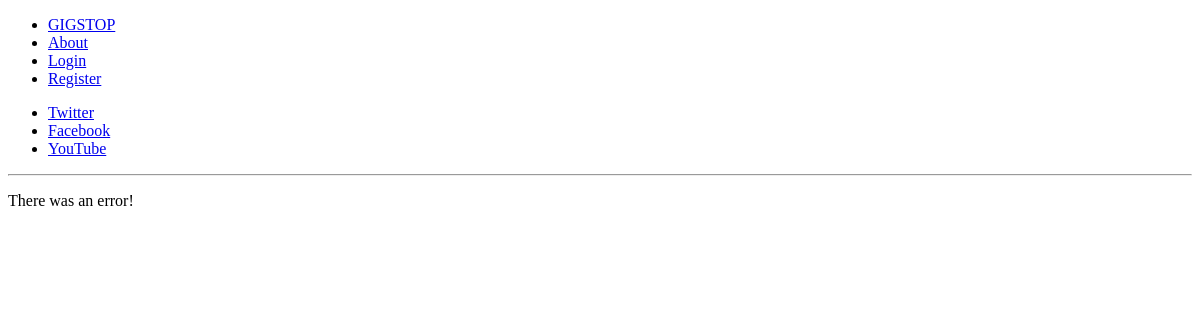
The app's page /app/, older data.
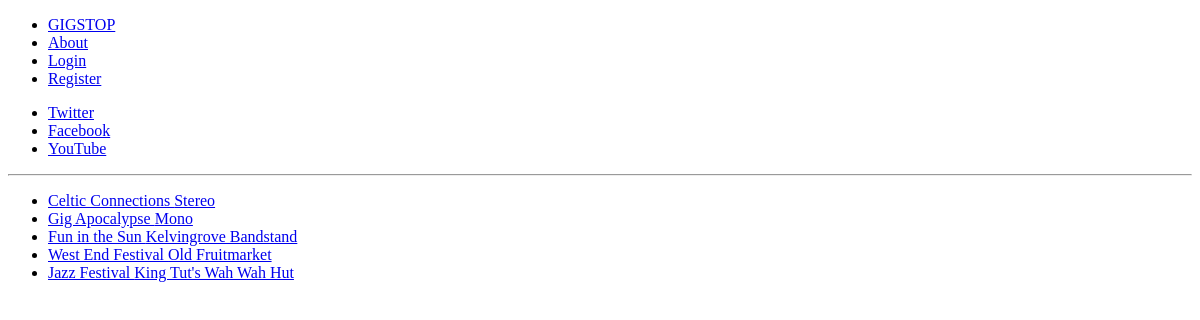
The same page, newer data.
### app/models.py (models this page shows, shortened)
class Event(models.Model):
        name = models.CharField(max_length=128, unique=True)
        time = models.DateTimeField()
        venue = models.ForeignKey(Venue)
        media = models.URLField()
        performer = models.ForeignKey(Performer)
        slug = models.SlugField()
        no_tickets = models.IntegerField(default=0)

class Venue(models.Model):
    name = models.CharField(max_length=128)
    address = models.CharField(max_length=256)
    contact = models.CharField(max_length=256)
    location = models.CharField(max_length=128)
    def __unicode__(self):  #For Python 2, use __str__ on Python 3
        return self.name

### app/views.py (the view)
def index(request):
    wallPopulate = Event.objects.order_by('-time')
    template = loader.get_template('Gigstop/index.html')
    context = RequestContext(request, {'wallPopulate':wallPopulate,})
    return HttpResponse(template.render(context))

### templates/Gigstop/index.html
{% extends 'Gigstop/base.html' %}
{% load staticfiles %}
{% block body_block %}
				{% if wallPopulate %}
					<ul>
						{% for Event in wallPopulate %}
							<li><a href="http://www.youtube.com/watch?v=k_LAZjLi3RU" target="blank"> {{ Event.media }} {{Event.name}} {{Event.venue}} </a> </li>
						{% endfor %}
					</ul>
				{% else %}
					<p>There was an error!</p>
				{% endif %}
		</div>
{% endblock %}

### templates/Gigstop/base.html (shortened to what this page needs)
<!DOCTYPE html>
{% load static %}
<html>
	<head>
	</head>
	<body>
		<div id="container">
			<header>
				<nav id="menu" class="nav">
					<div>
						<ul id="toolbar">
							<li><a href="{% url 'index' %}" id="Home">GIGSTOP</a></li>
							<li><a href="{% url 'about' %}" id="buyTickets">About</a></li>
						{% if user.is_authenticated %}
							<li><a href="{% url 'logout' %}" id="logout">Logout</a></li>
							<li><a href="{% url 'performer_profile' %}" id="performer_profile">My Profile</a></li>
						{%else %}
							<li><a href="{% url 'login' %}" id="login">Login</a></li>
							<li><a href="{% url 'register' %}" id="register">Register</a></li>
						{% endif %}
						</ul>
					</div>
					<div class="social">
	                    <ul>
	                        <li><a href="http://twitter.com"><span class="screen-reader-text">Twitter</span></a></li>
	                        <li><a href="http://facebook.com"><span class="screen-reader-text">Facebook</span></a></li>
	                        <li><a href="http://youtube.com"><span class="screen-reader-text">YouTube</span></a></li>
	                    </ul>
					</div>
				</nav>
			</header>
			<hr />
			{% block body_block %}{% endblock %}
	</body>
</html>

Row changes from the older to the newer data that the page shows:
added Event: name "Celtic Connections", venue "Stereo"
added Event: name "Gig Apocalypse", venue "Mono"
added Event: name "Fun in the Sun", venue "Kelvingrove Bandstand"
added Event: name "West End Festival", venue "Old Fruitmarket"
added Event: name "Jazz Festival", venue "King Tut's Wah Wah Hut"
Text that changed along with them:
text no longer shown: "There was an error!"
